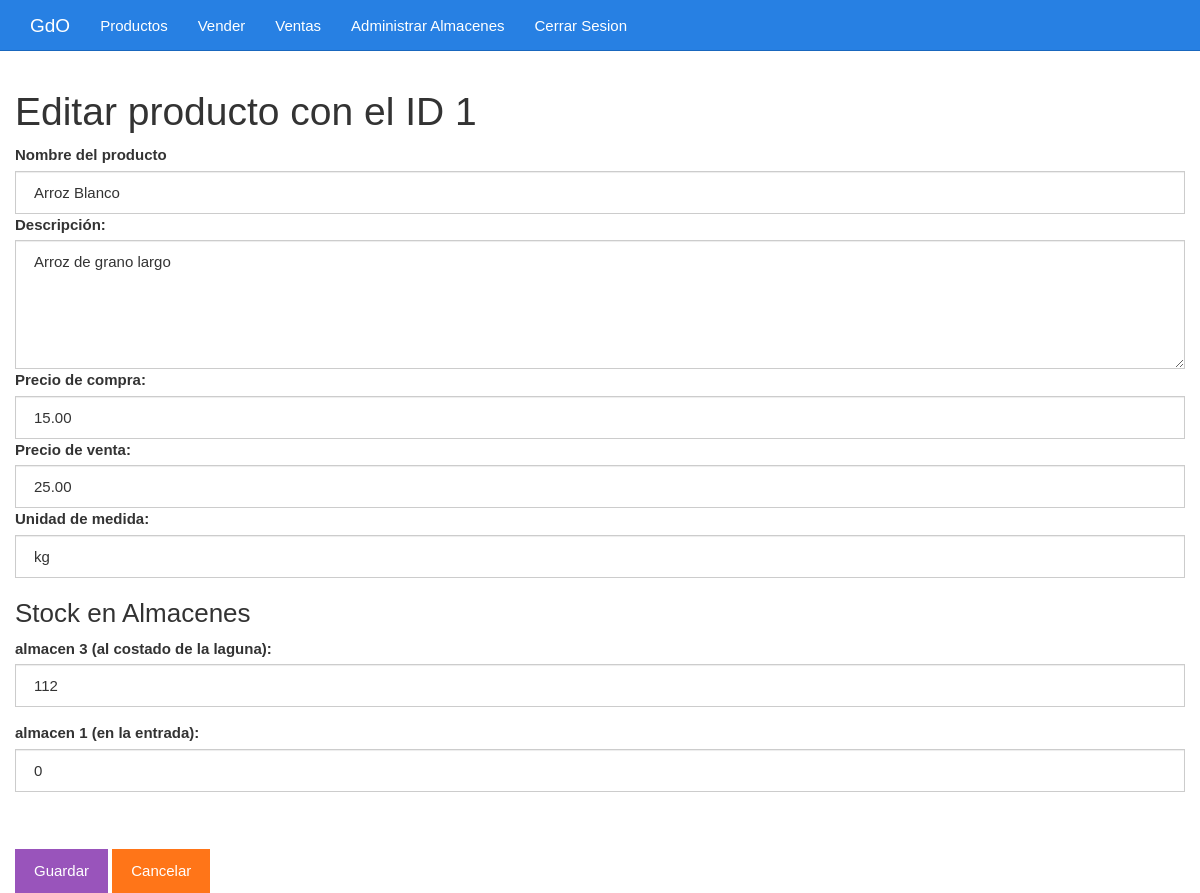
/empleado/editar.php?id=1, run on the app's committed database.
### tables this page shows
CREATE TABLE `productos` (
  `id` int NOT NULL,
  `nombre` varchar(255) NOT NULL,
  `descripcion` text,
  `precio_compra` decimal(10,2) NOT NULL,
  `precio_venta` decimal(10,2) NOT NULL,
  `stock` int NOT NULL,
  `unidad_medida` varchar(50) NOT NULL
);

CREATE TABLE `almacenes` (
  `id` int NOT NULL,
  `nombre` varchar(255) NOT NULL,
  `ubicacion` varchar(255) DEFAULT NULL,
  `fecha_creacion` timestamp NULL DEFAULT CURRENT_TIMESTAMP
);

### empleado/editar.php (the view, shortened to what this page needs)
<?php
$id_producto = $_GET["id"];
include_once "../base/conexion.php";
$sentencia_producto = $conexion->prepare("SELECT id, nombre, descripcion, precio_compra, precio_venta, unidad_medida FROM productos WHERE id = ?;");
$sentencia_producto->execute([$id_producto]);
$producto = $sentencia_producto->fetch(PDO::FETCH_OBJ);
$sentencia_almacenes = $conexion->query("SELECT id, nombre, ubicacion FROM almacenes");
$almacenes = $sentencia_almacenes->fetchAll(PDO::FETCH_OBJ);
$sentencia_stock = $conexion->prepare("SELECT almacen_id, stock FROM stock_almacen WHERE producto_id = ?");
$sentencia_stock->execute([$id_producto]);
$stock_producto_almacen = $sentencia_stock->fetchAll(PDO::FETCH_KEY_PAIR);
?>
<?php include_once "./diseño/encabezado.php" ?>
    <div class="col-xs-12">
        <h1>Editar producto con el ID <?php echo $producto->id; ?></h1>
        <form method="post" action="./guardarDatosEditados.php">
            <label for="nombre">Nombre del producto </label>
            <input value="<?php echo $producto->nombre ?>" class="form-control" name="nombre" required type="text" id="nombre" placeholder="Escribe el nombre">
            <label for="descripcion">Descripción:</label>
            <textarea required id="descripcion" name="descripcion" cols="30" rows="5" class="form-control"><?php echo $producto->descripcion ?></textarea>
            <label for="precioCompra">Precio de compra:</label>
            <input value="<?php echo $producto->precio_compra ?>" class="form-control" name="precio_compra" required type="number" id="precio_compra" placeholder="Precio de compra" step="0.01">
            <label for="precioVenta">Precio de venta:</label>
            <input value="<?php echo $producto->precio_venta ?>" class="form-control" name="precio_venta" required type="number" id="precio_venta" placeholder="Precio de venta" step="0.01">
            <label for="unidad_medida">Unidad de medida:</label>
            <input value="<?php echo $producto->unidad_medida ?>" class="form-control" name="unidad_medida" required type="text" id="unidad_medida" placeholder="tipo de medida ej: kg, toneladas, bolsas">
            <h3>Stock en Almacenes</h3>
            <?php if (!empty($almacenes)): ?>
                <?php foreach ($almacenes as $almacen): ?>
                    <div class="form-group">
                        <label for="stock_<?php echo $almacen->id; ?>"><?php echo htmlspecialchars($almacen->nombre); ?> (<?php echo htmlspecialchars($almacen->ubicacion ?? 'Sin ubicación'); ?>):</label>
                        <input type="number" class="form-control" id="stock_<?php echo $almacen->id; ?>" name="stock[<?php echo $almacen->id; ?>]" value="<?php echo $stock_producto_almacen[$almacen->id] ?? 0; ?>" min="0">
                    </div>
                <?php endforeach; ?>
            <?php else: ?>
                <p>No hay almacenes creados aún.</p>
            <?php endif; ?>
            <br><br><input class="btn btn-info" type="submit" value="Guardar">
            <a class="btn btn-warning" href="./listar.php">Cancelar</a>
        </form>
    </div>
<?php include_once "./diseño/pie.php" ?>

### empleado/diseño/css/estilo.css (style rules this page uses)
body { padding-top: 70px; }

### data on the page
productos: id "1", nombre "Arroz Blanco", descripcion "Arroz de grano largo", precio_compra "15.00", precio_venta "25.00", unidad_medida "kg"
almacenes: nombre "almacen 3", ubicacion "al costado de la laguna", id "112"
almacenes: nombre "almacen 1", ubicacion "en la entrada", id "0"
